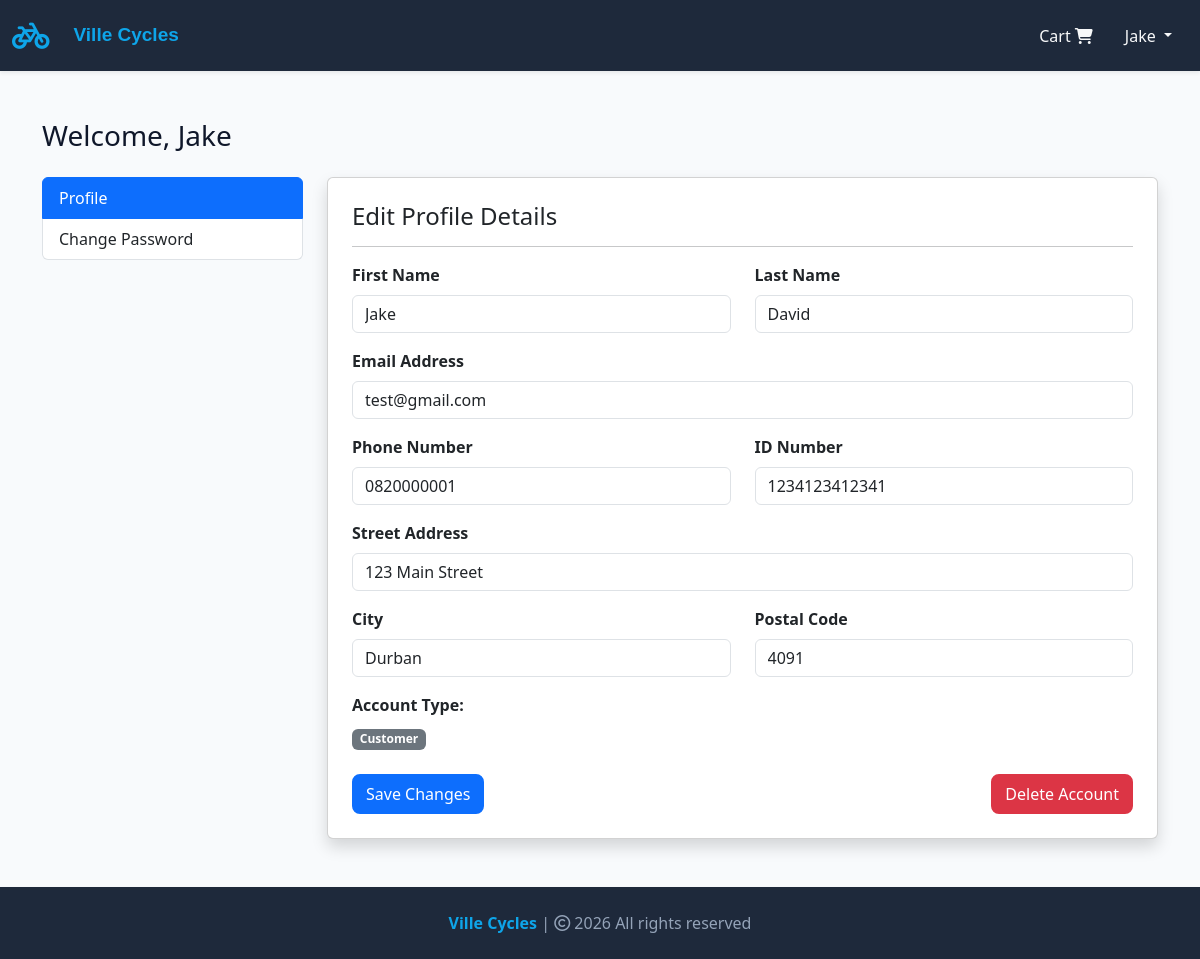
Page /profile/2 (signed in) on the committed database.
### website/models.py (models this page shows, shortened)
class Customer(db.Model):
    __tablename__ = "customers"
    id = db.Column(db.Integer, primary_key=True)
    user_id = db.Column(
        db.Integer,
        db.ForeignKey("users.id", ondelete="CASCADE"),
        unique=True,
        nullable=False,
    )
    first_name = db.Column(db.String(150), nullable=False)
    last_name = db.Column(db.String(150), nullable=False)
    phone_number = db.Column(db.String(15), nullable=True)
    id_number = db.Column(db.String(13), unique=True, nullable=True)
    address = db.Column(db.String(255), nullable=True)
    city = db.Column(db.String(100), nullable=True)
    postal_code = db.Column(db.String(20), nullable=True)
    cart_items = db.relationship(
        "Cart",
        backref=db.backref("customer_cart", lazy=True),
        cascade="all, delete-orphan",
    )
    orders = db.relationship(
        "Order", backref=db.backref("customer_order", lazy=True), passive_deletes=True
    )
    preowned_listings = db.relationship(
        "Product", backref="seller", lazy=True, passive_deletes=True
    )

class User(db.Model, UserMixin):
    __tablename__ = "users"
    id = db.Column(db.Integer, primary_key=True)
    email = db.Column(db.String(150), unique=True, nullable=False)
    password_hash = db.Column(db.String(255), nullable=False)
    role = db.Column(db.String(20), nullable=False, default="customer")
    date_joined = db.Column(db.DateTime, default=datetime.now)
    customer_profile = db.relationship(
        "Customer", backref="user", uselist=False, cascade="all, delete-orphan"
    )
    admin_profile = db.relationship(
        "Admin", backref="user", uselist=False, cascade="all, delete-orphan"
    )
    @property
    def password(self):
        raise AttributeError("password is not a readable attribute")
    @property
    def is_admin(self):
        return self.role == "admin"

### website/auth.py (the view, shortened to what this page needs)
@auth.route("/profile/<int:user_id>", methods=["GET", "POST"])
@login_required
def profile(user_id):
    user = User.query.get_or_404(user_id)
    if current_user.id != user.id:
        flash(
            "You do not have permission to view or edit this profile.", category="error"
        )
        return redirect(url_for("views.home"))
    return render_template("profile.html", user=user)

### website/templates/profile.html (shortened to what this page needs)
{% extends 'base.html' %}
{% block body %}
<div class="container my-5">
    <div class="row">
        <div class="col-12 mb-3">
            <h3>
                Welcome,
                <span class="text-capitalize">
                    {% if user.customer_profile %}
                    {{ user.customer_profile.first_name }}
                    {% else %}
                    {{ user.email.split('@')[0] }}
                    {% endif %}
                </span>
            </h3>
        </div>
        <div class="col-md-3 mb-3">
            <div class="list-group">
                <a href="{{ url_for('auth.profile', user_id=user.id) }}"
                    class="list-group-item list-group-item-action active">Profile</a>
                <a href="{{ url_for('auth.change_password', user_id=user.id) }}"
                    class="list-group-item list-group-item-action">Change Password</a>
            </div>
        </div>
        <div class="col-md-9">
            <div class="card shadow">
                <div class="card-body p-4">
                    {% if user.customer_profile %}
                    <h4 class="mb-3">Edit Profile Details</h4>
                    <hr>
                    <form method="POST" action="{{ url_for('auth.profile', user_id=user.id) }}">
                        <div class="row mb-3">
                            <div class="col-md-6">
                                <label for="first_name" class="form-label"><strong>First Name</strong></label>
                                <input type="text" class="form-control" id="first_name" name="first_name"
                                    value="{{ user.customer_profile.first_name }}" required>
                            </div>
                            <div class="col-md-6">
                                <label for="last_name" class="form-label"><strong>Last Name</strong></label>
                                <input type="text" class="form-control" id="last_name" name="last_name"
                                    value="{{ user.customer_profile.last_name }}" required>
                            </div>
                        </div>
                        <div class="mb-3">
                            <label for="email" class="form-label"><strong>Email Address</strong></label>
                            <input type="email" class="form-control" id="email" name="email" value="{{ user.email }}"
                                required>
                        </div>
                        <div class="row mb-3">
                            <div class="col-md-6">
                                <label for="phone_number" class="form-label"><strong>Phone Number</strong></label>
                                <input type="text" class="form-control" id="phone_number" name="phone_number"
                                    value="{{ user.customer_profile.phone_number or '' }}">
                            </div>
                            <div class="col-md-6">
                                <label for="id_number" class="form-label"><strong>ID Number</strong></label>
                                <input type="text" class="form-control" id="id_number" name="id_number"
                                    value="{{ user.customer_profile.id_number or '' }}">
                            </div>
                        </div>
                        <div class="mb-3">
                            <label for="address" class="form-label"><strong>Street Address</strong></label>
                            <input type="text" class="form-control" id="address" name="address"
                                value="{{ user.customer_profile.address or '' }}">
                        </div>
                        <div class="row mb-3">
                            <div class="col-md-6">
                                <label for="city" class="form-label"><strong>City</strong></label>
                                <input type="text" class="form-control" id="city" name="city"
                                    value="{{ user.customer_profile.city or '' }}">
                            </div>
                            <div class="col-md-6">
                                <label for="postal_code" class="form-label"><strong>Postal Code</strong></label>
                                <input type="text" class="form-control" id="postal_code" name="postal_code"
                                    value="{{ user.customer_profile.postal_code or '' }}">
                            </div>
                        </div>
                        <div class="mb-3">
                            <label class="form-label"><strong>Account Type:</strong></label>
                            <div>
                                <span class="badge bg-secondary">Customer</span>
                            </div>
                        </div>
                        <div class="d-flex justify-content-between align-items-center mt-4">
                            <button type="submit" class="btn text-white"
                                style="background-color: #0d6efd; border-color: #0d6efd;">Save Changes</button>
                            <button type="button" class="btn text-white"
                                style="background-color: #dc3545; border-color: #dc3545;" data-bs-toggle="modal"
                                data-bs-target="#deleteAccountModal">
                                Delete Account
                            </button>
                        </div>
                    </form>
                    {% endif %}
                </div>
            </div>
        </div>
    </div>
</div>
{% endblock %}

### website/templates/base.html (shortened to what this page needs)
<!DOCTYPE html>
<html lang="en">
<head>
    <link rel="stylesheet"
        href="https://cdnjs.cloudflare.com/ajax/libs/bootstrap-icons/1.13.1/font/bootstrap-icons.min.css"
>
    <link rel="stylesheet" href="https://cdnjs.cloudflare.com/ajax/libs/font-awesome/6.4.0/css/all.min.css">
    <link rel="stylesheet" href="{{ url_for('static', filename='css/all.min.css') }}">
    <link rel="stylesheet" href="{{ url_for('static', filename='css/bootstrap.min.css') }}">
    <link rel="stylesheet" href="{{ url_for('static', filename='css/style.css') }}">
</head>
<body style="background-color: #F8FAFC; color: #0F172A; overflow-x: hidden;">
    <nav class="navbar navbar-expand-lg navbar-dark shadow-sm" style="background-color: #1E293B;">
        <div class="container-fluid">
            <a class="navbar-brand" href="/" style="color: #0EA5E9; font-size: 30px;">
                <i class="fa-solid fa-bicycle"></i>
            </a>
            <div class="collapse navbar-collapse" id="navbarSupportedContent">
                <ul class="navbar-nav me-auto mb-2 mb-lg-0">
                    <li class="nav-item">
                        <a class="nav-link active" aria-current="page" href="/"
                            style="font-family: sans-serif; font-weight: 600; font-size: 19px; color: #0EA5E9;">Ville
                            Cycles</a>
                    </li>
                </ul>
                <ul class="navbar-nav ms-auto mb-2 mb-lg-0 align-items-lg-center">
                    <li class="nav-item mx-2" id="items">
                        {% if cart | length < 1 %} <a class="nav-link text-light" href="/cart">
                             Cart
                            <i class="fa-solid fa-cart-shopping"></i>
                            </a>
                            {% else %}
                            <a class="nav-link text-light" href="/cart">
                                <span class="badge bg-success"></span> Cart
                                <i class="bi bi-{{ cart | length }}-square-fill" style="color: #0EA5E9;"></i>
                            </a>
                            {% endif %}
                    </li>
                    <li class="nav-item dropdown mx-2">
                        <a class="nav-link dropdown-toggle text-light" href="#" role="button" id="profileDropdown"
                            data-bs-toggle="dropdown" aria-expanded="false">
                            {% if current_user.is_authenticated and current_user.customer_profile %}
                            {{ current_user.customer_profile.first_name }}
                            {% else %}
                            Account
                            {% endif %}
                        </a>
                    </li>
                </ul>
            </div>
        </div>
    </nav>
    <main class="container-fluid px-0">
        {% block body %}
        {% endblock %}
    </main>
    <footer class="container-fluid text-center p-4 mt-5 shadow-sm" style="background-color: #1E293B; color: #94A3B8;">
        <a href="/" style="color: #0EA5E9; text-decoration: none; font-weight: 600;">Ville Cycles</a> | <span>
            <i class="fa-sharp fa-regular fa-copyright"></i></span> 2026 All rights reserved
    </footer>
</body>
</html>

### website/static/css/style.css (style rules this page uses)
.d-flex .btn { background: orange; border: 2px solid orange; border-radius: 8px; color: #fff; }

### rows in the picture
Customer: customer_profile.first_name "Jake", first_name "Jake", last_name "David", phone_number "0820000001", id_number "1234123412341", address "123 Main Street", city "Durban", postal_code "4091"
User: email "test@gmail.com"
